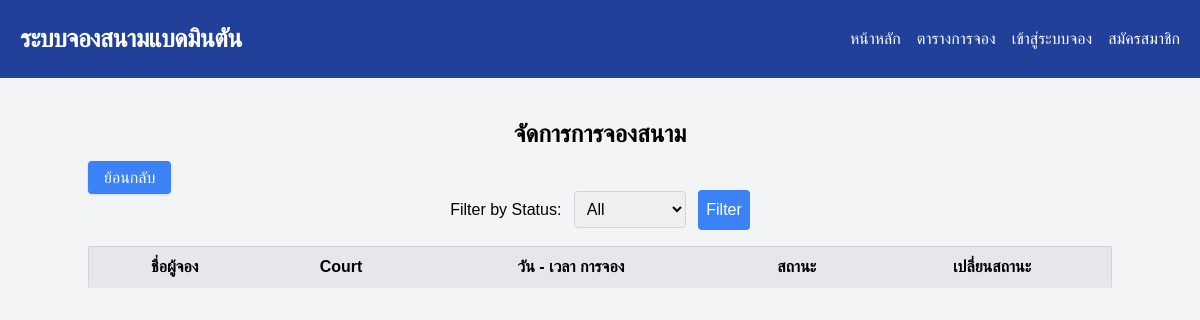
The page /booking_management/ on the database as committed earlier.
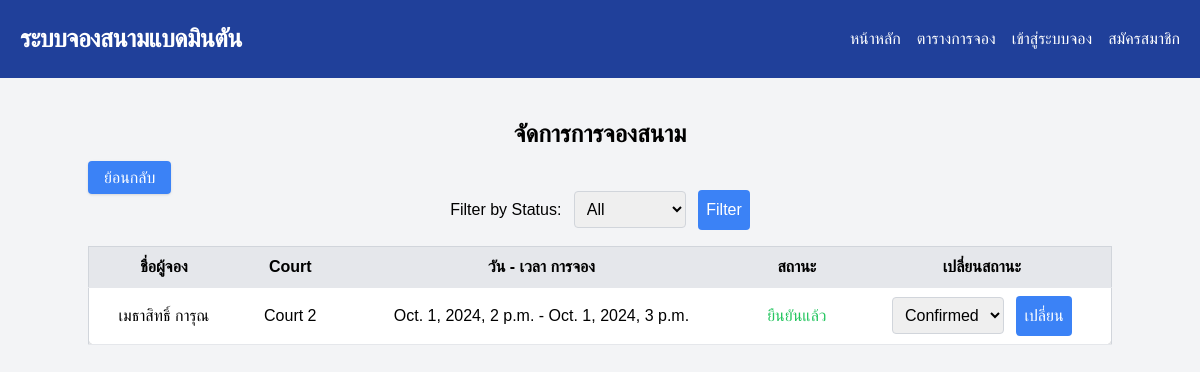
The same page on the database as committed later.
### court/models.py (models this page shows, shortened)
class Booking(models.Model):
    STATUS_CHOICES = [
        ('pending', 'รอการยืนยัน'),
        ('confirmed', 'ยืนยันแล้ว'),
        ('canceled', 'ยกเลิก'),
    ]
    id = models.AutoField(primary_key=True)
    user = models.ForeignKey(UserBadminton, on_delete=models.CASCADE)
    court = models.ForeignKey(Court, on_delete=models.CASCADE)
    start_time = models.DateTimeField()
    end_time = models.DateTimeField()
    status = models.CharField(max_length=10, choices=STATUS_CHOICES, default='pending')
    created_at = models.DateTimeField(auto_now_add=True)

class UserBadminton(AbstractBaseUser, PermissionsMixin):
    id = models.AutoField(primary_key=True)
    email = models.EmailField()
    username = models.CharField(max_length=150, unique=True)
    first_name = models.CharField(max_length=30)
    last_name = models.CharField(max_length=30)
    role = models.CharField(max_length=10, choices=[
        ('admin', 'ผู้ดูแลระบบ'),
        ('teacher', 'ครู'),
        ('student', 'นักเรียน')
    ])
    is_active = models.BooleanField(default=True)
    is_staff = models.BooleanField(default=False)
    last_login = models.DateTimeField(null=True, blank=True)  # Track last login time
    objects = UserBadmintonManager()
    USERNAME_FIELD = 'username'
    REQUIRED_FIELDS = ['first_name', 'last_name', 'role']  # Required fields for createsuperuser
    groups = models.ManyToManyField(
        'auth.Group',
        related_name='custom_userbadminton_set',  # Change this related name
        blank=True,
    )
    user_permissions = models.ManyToManyField(
        'auth.Permission',
        related_name='custom_userbadminton_set',  # Change this related name
        blank=True,
    )

class Court(models.Model):
    id = models.AutoField(primary_key=True)
    court_name = models.CharField(max_length=100)
    location = models.CharField(max_length=100)
    status = models.CharField(max_length=11, choices=[
        ('available', 'ว่าง'),
        ('unavailable', 'ไม่ว่าง')
    ])

### court/views.py (the view)
# urls.py: path('booking_management/', booking_management, name='booking_management'),
def booking_management(request):
    bookings = Booking.objects.all()
    selected_status = request.GET.get('status')
    if selected_status:
        bookings = bookings.filter(status=selected_status)
    return render(request, 'court/booking_management.html', {'bookings': bookings})

### court/templates/court/booking_management.html (shortened to what this page needs)
<!DOCTYPE html>
<html lang="en">
<head>
    <link href="https://cdn.jsdelivr.net/npm/tailwindcss@2.2.19/dist/tailwind.min.css" rel="stylesheet">
</head>
<body class="bg-gray-100">
    {% include 'navbar.html' %}
    <div class="container mx-auto mt-10">
        <h1 class="text-2xl font-semibold mb-4 text-center">จัดการการจองสนาม</h1>
        <a href="{% url 'dashboard' %}" class="bg-blue-500 text-white py-2 px-4 rounded shadow hover:bg-blue-600 transition duration-200">
            ย้อนกลับ
        </a>
        <form method="GET" class="mb-4 text-center">
            <label for="status" class="mr-2">Filter by Status:</label>
            <select name="status" id="status" class="p-2 border border-gray-300 rounded">
                <option value="">All</option>
            </select>
            <button type="submit" class="ml-2 p-2 bg-blue-500 text-white rounded">Filter</button>
        </form>
        <div class="overflow-x-auto">
            <table class="min-w-full bg-white border border-gray-300 shadow-md rounded-lg">
                <thead>
                    <tr class="bg-gray-200">
                        <th class="py-2 px-4 border-b text-center">ชื่อผู้จอง</th>
                        <th class="py-2 px-4 border-b text-center">Court</th>
                        <th class="py-2 px-4 border-b text-center">วัน - เวลา การจอง</th>
                        <th class="py-2 px-4 border-b text-center">สถานะ</th>
                        <th class="py-2 px-4 border-b text-center">เปลี่ยนสถานะ</th>
                    </tr>
                </thead>
                <tbody>
                    {% for booking in bookings %}
                    <tr class="text-center">
                        <td class="py-2 px-4 border-b">{{ booking.user.first_name }} {{ booking.user.last_name }}</td>
                        <td class="py-2 px-4 border-b">{{ booking.court.court_name }}</td>
                        <td class="py-2 px-4 border-b">{{ booking.start_time }} - {{ booking.end_time }}</td>
                        <td class="py-2 px-4 border-b
                            {% if booking.status == 'confirmed' %} text-green-500
                             {% elif booking.status == 'pending' %} text-orange-500
                             {% elif booking.status == 'canceled' %} text-red-500
                             {% endif %}">
                            {{ booking.get_status_display }}
                        </td>
                        <td class="py-2 px-4 border-b">
                            <form method="POST" action="{% url 'update_booking_status' booking.id %}">
                                <select name="status" class="p-2 border border-gray-300 rounded">
                                    <option value="confirmed" {% if booking.status == 'confirmed' %}selected{% endif %}>Confirmed</option>
                                </select>
                                <button type="submit" class="ml-2 p-2 bg-blue-500 text-white rounded">เปลี่ยน</button>
                            </form>
                        </td>
                    </tr>
                    {% endfor %}
                </tbody>
            </table>
        </div>
    </div>
</body>
</html>

### court/templates/navbar.html (shortened to what this page needs)
<!DOCTYPE html>
<html lang="en">
<head>
    <script src="https://cdn.tailwindcss.com"></script>
</head>
<body>
    <nav class="flex items-center justify-between flex-wrap p-5" style="background-color: #20409a;">
        <div class="flex items-center flex-shrink-0 text-white mr-6">
            <span class="font-semibold tracking-tight" style="font-size: 25px;">ระบบจองสนามแบดมินตัน</span>
        </div>
        <div id="menu" class="w-full block flex-grow lg:flex lg:items-center lg:w-auto hidden">
            <div class="text-sm lg:flex-grow flex justify-end space-x-4">
                <a href="{% url 'index' %}" class="block mt-4 lg:inline-block lg:mt-0 text-white hover:text-yellow-400"
                    style="font-size: 16px;">
                    หน้าหลัก
                </a>
                {% if user.is_authenticated %}
                {% if user.is_student or user.is_teacher %}
                <a href="{% url 'my_bookings' %}"
                    class="block mt-4 lg:inline-block lg:mt-0 text-white hover:text-yellow-400"
                    style="font-size: 16px;">
                    การจองของฉัน
                </a>
                {% endif %}
                <form method="POST" action="{% url 'logout' %}">
                    {% csrf_token %}
                    <button type="submit" class="block mt-4 lg:inline-block lg:mt-0 text-white hover:text-yellow-400"
                        style="font-size: 16px;">
                        ออกจากระบบ
                    </button>
                </form>
                {% else %}
                <a href="{% url 'booking_detail' %}" class="block mt-4 lg:inline-block lg:mt-0 text-white hover:text-yellow-400"
                    style="font-size: 16px;">ตารางการจอง
                </a>
                <a href="{% url 'login' %}" class="block mt-4 lg:inline-block lg:mt-0 text-white hover:text-yellow-400"
                    style="font-size: 16px;">
                    เข้าสู่ระบบจอง
                </a>
                <a href="{% url 'register' %}"
                    class="block mt-4 lg:inline-block lg:mt-0 text-white hover:text-yellow-400"
                    style="font-size: 16px;">
                    สมัครสมาชิก
                </a>
                {% endif %}
            </div>
        </div>
    </nav>
</body>
</html>

### court/templates/navbar.html (style rules this page uses)
* { font-family: Tahoma, sans-serif; }

Rows that differ between the two databases and show on the page:
added Booking: user.first_name "เมธาสิทธิ์", user.last_name "การุณ", court.court_name "Court 2", start_time "Oct. 1, 2024, 2 p.m.", end_time "Oct. 1, 2024, 3 p.m.", status "ยืนยันแล้ว", status "Confirmed"
